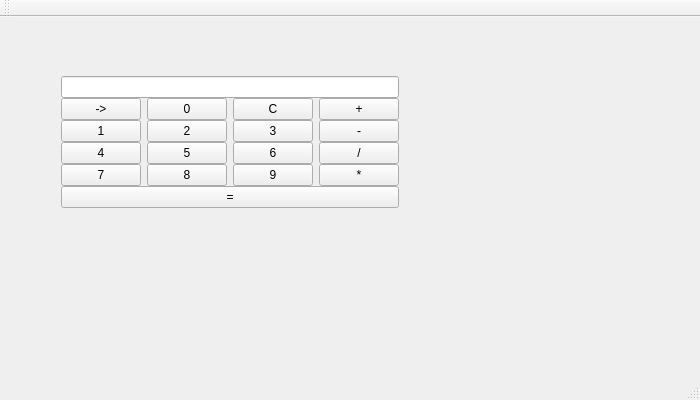
<?xml version="1.0" encoding="UTF-8"?>
<ui version="4.0">
 <class>MainWindow</class>
 <widget class="QMainWindow" name="MainWindow">
  <property name="geometry">
   <rect>
    <x>0</x>
    <y>0</y>
    <width>700</width>
    <height>400</height>
   </rect>
  </property>
  <property name="windowTitle">
   <string>计算器</string>
  </property>
  <widget class="QWidget" name="centralWidget">
   <widget class="QWidget" name="">
    <property name="geometry">
     <rect>
      <x>50</x>
      <y>30</y>
      <width>342</width>
      <height>191</height>
     </rect>
    </property>
    <layout class="QVBoxLayout" name="verticalLayout">
     <property name="spacing">
      <number>0</number>
     </property>
     <property name="sizeConstraint">
      <enum>QLayout::SetMinimumSize</enum>
     </property>
     <item>
      <spacer name="verticalSpacer_2">
       <property name="orientation">
        <enum>Qt::Vertical</enum>
       </property>
       <property name="sizeHint" stdset="0">
        <size>
         <width>20</width>
         <height>40</height>
        </size>
       </property>
      </spacer>
     </item>
     <item>
      <widget class="QLineEdit" name="lineEdit"/>
     </item>
     <item>
      <layout class="QHBoxLayout" name="horizontalLayout_4">
       <item>
        <widget class="QPushButton" name="pushButton_backspace">
         <property name="text">
          <string>-&gt;</string>
         </property>
        </widget>
       </item>
       <item>
        <widget class="QPushButton" name="pushButton_0">
         <property name="text">
          <string>0</string>
         </property>
        </widget>
       </item>
       <item>
        <widget class="QPushButton" name="pushButton_clear">
         <property name="text">
          <string>C</string>
         </property>
        </widget>
       </item>
       <item>
        <widget class="QPushButton" name="pushButton_addition">
         <property name="text">
          <string>+</string>
         </property>
        </widget>
       </item>
      </layout>
     </item>
     <item>
      <layout class="QHBoxLayout" name="horizontalLayout_3">
       <item>
        <widget class="QPushButton" name="pushButton_1">
         <property name="text">
          <string>1</string>
         </property>
        </widget>
       </item>
       <item>
        <widget class="QPushButton" name="pushButton_2">
         <property name="text">
          <string>2</string>
         </property>
        </widget>
       </item>
       <item>
        <widget class="QPushButton" name="pushButton_3">
         <property name="text">
          <string>3</string>
         </property>
        </widget>
       </item>
       <item>
        <widget class="QPushButton" name="pushButton_subtraction">
         <property name="text">
          <string>-</string>
         </property>
        </widget>
       </item>
      </layout>
     </item>
     <item>
      <layout class="QHBoxLayout" name="horizontalLayout_2">
       <item>
        <widget class="QPushButton" name="pushButton_4">
         <property name="text">
          <string>4</string>
         </property>
        </widget>
       </item>
       <item>
        <widget class="QPushButton" name="pushButton_5">
         <property name="text">
          <string>5</string>
         </property>
        </widget>
       </item>
       <item>
        <widget class="QPushButton" name="pushButton_6">
         <property name="text">
          <string>6</string>
         </property>
        </widget>
       </item>
       <item>
        <widget class="QPushButton" name="pushButton_division">
         <property name="text">
          <string>/</string>
         </property>
        </widget>
       </item>
      </layout>
     </item>
     <item>
      <layout class="QHBoxLayout" name="horizontalLayout">
       <item>
        <widget class="QPushButton" name="pushButton_7">
         <property name="text">
          <string>7</string>
         </property>
        </widget>
       </item>
       <item>
        <widget class="QPushButton" name="pushButton_8">
         <property name="text">
          <string>8</string>
         </property>
        </widget>
       </item>
       <item>
        <widget class="QPushButton" name="pushButton_9">
         <property name="text">
          <string>9</string>
         </property>
        </widget>
       </item>
       <item>
        <widget class="QPushButton" name="pushButton_multiplication">
         <property name="text">
          <string>*</string>
         </property>
        </widget>
       </item>
      </layout>
     </item>
     <item>
      <widget class="QPushButton" name="pushButton_equal">
       <property name="text">
        <string>=</string>
       </property>
      </widget>
     </item>
     <item>
      <spacer name="verticalSpacer">
       <property name="orientation">
        <enum>Qt::Vertical</enum>
       </property>
       <property name="sizeHint" stdset="0">
        <size>
         <width>20</width>
         <height>40</height>
        </size>
       </property>
      </spacer>
     </item>
    </layout>
   </widget>
  </widget>
  <widget class="QMenuBar" name="menuBar">
   <property name="geometry">
    <rect>
     <x>0</x>
     <y>0</y>
     <width>700</width>
     <height>21</height>
    </rect>
   </property>
  </widget>
  <widget class="QToolBar" name="mainToolBar">
   <attribute name="toolBarArea">
    <enum>TopToolBarArea</enum>
   </attribute>
   <attribute name="toolBarBreak">
    <bool>false</bool>
   </attribute>
  </widget>
  <widget class="QStatusBar" name="statusBar"/>
 </widget>
 <layoutdefault spacing="6" margin="11"/>
 <resources/>
 <connections/>
</ui>
